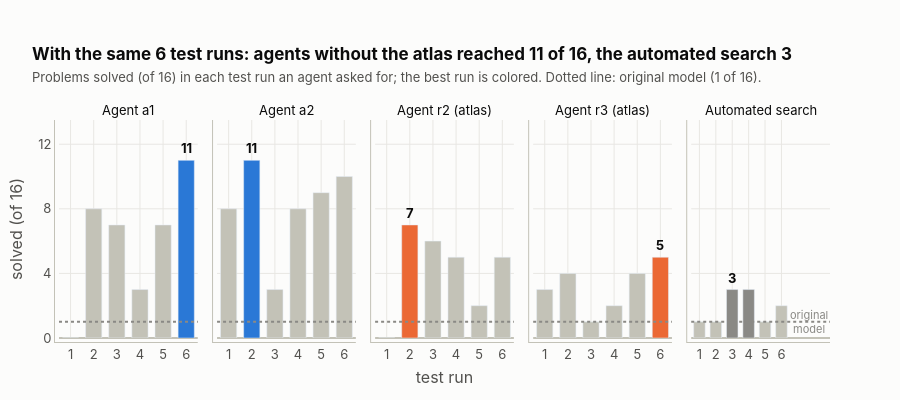

Write notebook code for a chart like this one.
### Markdown cell above
## 8. What the agents actually did in their ~2 hours

Each bar is one real test run that a searcher asked for: the edited model on 16 practice problems. Every searcher had
6 test runs. The automated search had exactly the same budget and the same feedback.

### Code cell
RUNS = [("a1", "Agent a1", BLUE), ("a2", "Agent a2", BLUE), ("r2", "Agent r2 (atlas)", ORANGE),
        ("r3", "Agent r3 (atlas)", ORANGE), ("naive", "Automated search", GRAY)]
fig = make_subplots(rows=1, cols=5, shared_yaxes=True, horizontal_spacing=0.025, subplot_titles=[r[1] for r in RUNS])
for c, (run, name, col) in enumerate(RUNS, start=1):
    probes, gens = ledger(run), ledger(run, "gen_ledger")
    t0 = datetime.fromisoformat(probes[0]["ts"]) if probes else datetime.fromisoformat(gens[0]["ts"])
    k = [round(g["acc"] * 16) for g in gens]
    best = max(k)
    fig.add_bar(x=list(range(1, len(k) + 1)), y=k, marker_color=[col if v == best else LIGHTGRAY for v in k], showlegend=False,
                customdata=[[name, round(g["cut"] * 16), (datetime.fromisoformat(g["ts"]) - t0).total_seconds() / 60] for g in gens],
                hovertemplate="<b>%{customdata[0]}</b>, test run %{x} of 6 (minute %{customdata[2]:.0f})<br>solved %{y} of 16 · ran out of space on %{customdata[1]} of 16<extra></extra>",
                row=1, col=c)
    fig.add_annotation(x=k.index(best) + 1, y=best, text=f"<b>{best}</b>", showarrow=False, yshift=12, font=dict(color=INK, size=13), row=1, col=c)
    fig.add_hline(y=1, line_dash="dot", line_color=GRAY, row=1, col=c)
    fig.update_xaxes(tickvals=list(range(1, 7)), title="test run" if c == 3 else None, row=1, col=c)
fig.add_annotation(x=6.4, y=1, xref="x5", yref="y", text="original<br>model", showarrow=False, xanchor="left", font=dict(color=GRAY, size=11))
style(fig, 400, "With the same 6 test runs: agents without the atlas reached 11 of 16, the automated search 3",
      "Problems solved (of 16) in each test run an agent asked for; the best run is colored. Dotted line: original model (1 of 16).")
fig.update_yaxes(range=[0, 13.5], dtick=4)
fig.update_yaxes(title="solved (of 16)", row=1, col=1)
fig.update_layout(bargap=0.3, margin=dict(r=70))
for a in fig.layout.annotations[:5]:
    a.font = dict(size=13, color=INK)
show(fig)

### Figure 1 — Plotly figure (JSON) as saved in the notebook; plotly's stock layout.template omitted (floating-point values rounded to 4 significant figures)
{"data": [{"customdata": [["Agent a1", 16, 21.35], ["Agent a1", 5, 37.55], ["Agent a1", 0, 52.92], ["Agent a1", 13, 65.67], ["Agent a1", 8, 85.8], ["Agent a1", 2, 120.9]], "hovertemplate": "<b>%{customdata[0]}</b>, test run %{x} of 6 (minute %{customdata[2]:.0f})<br>solved %{y} of 16 · ran out of space on %{customdata[1]} of 16<extra></extra>", "marker": {"color": ["#c3c2b7", "#c3c2b7", "#c3c2b7", "#c3c2b7", "#c3c2b7", "#2a78d6"]}, "showlegend": false, "type": "bar", "x": [1, 2, 3, 4, 5, 6], "xaxis": "x", "y": [0, 8, 7, 3, 7, 11], "yaxis": "y"}, {"customdata": [["Agent a2", 8, 32.12], ["Agent a2", 1, 44.93], ["Agent a2", 13, 58.63], ["Agent a2", 5, 72.0], ["Agent a2", 3, 96.52], ["Agent a2", 1, 117.7]], "hovertemplate": "<b>%{customdata[0]}</b>, test run %{x} of 6 (minute %{customdata[2]:.0f})<br>solved %{y} of 16 · ran out of space on %{customdata[1]} of 16<extra></extra>", "marker": {"color": ["#c3c2b7", "#2a78d6", "#c3c2b7", "#c3c2b7", "#c3c2b7", "#c3c2b7"]}, "showlegend": false, "type": "bar", "x": [1, 2, 3, 4, 5, 6], "xaxis": "x2", "y": [8, 11, 3, 8, 9, 10], "yaxis": "y2"}, {"customdata": [["Agent r2 (atlas)", 16, 46.42], ["Agent r2 (atlas)", 7, 74.23], ["Agent r2 (atlas)", 10, 98.62], ["Agent r2 (atlas)", 10, 113.5], ["Agent r2 (atlas)", 12, 131.4], ["Agent r2 (atlas)", 9, 141.9]], "hovertemplate": "<b>%{customdata[0]}</b>, test run %{x} of 6 (minute %{customdata[2]:.0f})<br>solved %{y} of 16 · ran out of space on %{customdata[1]} of 16<extra></extra>", "marker": {"color": ["#c3c2b7", "#eb6834", "#c3c2b7", "#c3c2b7", "#c3c2b7", "#c3c2b7"]}, "showlegend": false, "type": "bar", "x": [1, 2, 3, 4, 5, 6], "xaxis": "x3", "y": [0, 7, 6, 5, 2, 5], "yaxis": "y3"}, {"customdata": [["Agent r3 (atlas)", 13, 18.47], ["Agent r3 (atlas)", 12, 84.83], ["Agent r3 (atlas)", 15, 109.8], ["Agent r3 (atlas)", 14, 129.9], ["Agent r3 (atlas)", 11, 140.6], ["Agent r3 (atlas)", 11, 154.6]], "hovertemplate": "<b>%{customdata[0]}</b>, test run %{x} of 6 (minute %{customdata[2]:.0f})<br>solved %{y} of 16 · ran out of space on %{customdata[1]} of 16<extra></extra>", "marker": {"color": ["#c3c2b7", "#c3c2b7", "#c3c2b7", "#c3c2b7", "#c3c2b7", "#eb6834"]}, "showlegend": false, "type": "bar", "x": [1, 2, 3, 4, 5, 6], "xaxis": "x4", "y": [3, 4, 1, 2, 4, 5], "yaxis": "y4"}, {"customdata": [["Automated search", 15, 44.6], ["Automated search", 15, 55.37], ["Automated search", 14, 65.82], ["Automated search", 14, 77.38], ["Automated search", 16, 87.65], ["Automated search", 14, 97.92]], "hovertemplate": "<b>%{customdata[0]}</b>, test run %{x} of 6 (minute %{customdata[2]:.0f})<br>solved %{y} of 16 · ran out of space on %{customdata[1]} of 16<extra></extra>", "marker": {"color": ["#c3c2b7", "#c3c2b7", "#8a8985", "#8a8985", "#c3c2b7", "#c3c2b7"]}, "showlegend": false, "type": "bar", "x": [1, 2, 3, 4, 5, 6], "xaxis": "x5", "y": [1, 1, 3, 3, 1, 2], "yaxis": "y5"}], "layout": {"annotations": [{"font": {"color": "#0b0b0b", "size": 13}, "showarrow": false, "text": "Agent a1", "x": 0.09, "xanchor": "center", "xref": "paper", "y": 1.0, "yanchor": "bottom", "yref": "paper"}, {"font": {"color": "#0b0b0b", "size": 13}, "showarrow": false, "text": "Agent a2", "x": 0.295, "xanchor": "center", "xref": "paper", "y": 1.0, "yanchor": "bottom", "yref": "paper"}, {"font": {"color": "#0b0b0b", "size": 13}, "showarrow": false, "text": "Agent r2 (atlas)", "x": 0.5, "xanchor": "center", "xref": "paper", "y": 1.0, "yanchor": "bottom", "yref": "paper"}, {"font": {"color": "#0b0b0b", "size": 13}, "showarrow": false, "text": "Agent r3 (atlas)", "x": 0.705, "xanchor": "center", "xref": "paper", "y": 1.0, "yanchor": "bottom", "yref": "paper"}, {"font": {"color": "#0b0b0b", "size": 13}, "showarrow": false, "text": "Automated search", "x": 0.91, "xanchor": "center", "xref": "paper", "y": 1.0, "yanchor": "bottom", "yref": "paper"}, {"font": {"color": "#0b0b0b", "size": 13}, "showarrow": false, "text": "<b>11</b>", "x": 6, "xref": "x", "y": 11, "yref": "y", "yshift": 12}, {"font": {"color": "#0b0b0b", "size": 13}, "showarrow": false, "text": "<b>11</b>", "x": 2, "xref": "x2", "y": 11, "yref": "y2", "yshift": 12}, {"font": {"color": "#0b0b0b", "size": 13}, "showarrow": false, "text": "<b>7</b>", "x": 2, "xref": "x3", "y": 7, "yref": "y3", "yshift": 12}, {"font": {"color": "#0b0b0b", "size": 13}, "showarrow": false, "text": "<b>5</b>", "x": 6, "xref": "x4", "y": 5, "yref": "y4", "yshift": 12}, {"font": {"color": "#0b0b0b", "size": 13}, "showarrow": false, "text": "<b>3</b>", "x": 3, "xref": "x5", "y": 3, "yref": "y5", "yshift": 12}, {"font": {"color": "#8a8985", "size": 11}, "showarrow": false, "text": "original<br>model", "x": 6.4, "xanchor": "left", "xref": "x5", "y": 1, "yref": "y"}], "bargap": 0.3, "font": {"color": "#52514e", "family": "Inter, Helvetica, Arial, sans-serif", "size": 13}, "height": 400, "hoverlabel": {"align": "left", "bgcolor": "white", "bordercolor": "#c3c2b7", "font": {"color": "#0b0b0b", "size": 13}}, "legend": {"font": {"color": "#52514e"}, "orientation": "h", "x": 0, "xref": "paper", "y": -0.18}, "margin": {"b": 48, "l": 40, "pad": 4, "r": 70, "t": 120}, "paper_bgcolor": "#fcfcfb", "plot_bgcolor": "#fcfcfb", "shapes": [{"line": {"color": "#8a8985", "dash": "dot"}, "type": "line", "x0": 0, "x1": 1, "xref": "x domain", "y0": 1, "y1": 1, "yref": "y"}, {"line": {"color": "#8a8985", "dash": "dot"}, "type": "line", "x0": 0, "x1": 1, "xref": "x2 domain", "y0": 1, "y1": 1, "yref": "y2"}, {"line": {"color": "#8a8985", "dash": "dot"}, "type": "line", "x0": 0, "x1": 1, "xref": "x3 domain", "y0": 1, "y1": 1, "yref": "y3"}, {"line": {"color": "#8a8985", "dash": "dot"}, "type": "line", "x0": 0, "x1": 1, "xref": "x4 domain", "y0": 1, "y1": 1, "yref": "y4"}, {"line": {"color": "#8a8985", "dash": "dot"}, "type": "line", "x0": 0, "x1": 1, "xref": "x5 domain", "y0": 1, "y1": 1, "yref": "y5"}], "title": {"font": {"color": "#0b0b0b", "size": 17}, "pad": {"l": 32, "t": 8}, "text": "<b>With the same 6 test runs: agents without the atlas reached 11 of 16, the automated search 3</b><br><span style='font-size:13px;color:#52514e'>Problems solved (of 16) in each test run an agent asked for; the best run is colored. Dotted line: original model (1 of 16).</span>", "x": 0, "xanchor": "left", "xref": "container"}, "xaxis": {"anchor": "y", "domain": [0.0, 0.18], "gridcolor": "#e8e7e3", "linecolor": "#c3c2b7", "tickfont": {"color": "#52514e"}, "tickvals": [1, 2, 3, 4, 5, 6], "title": {}, "zerolinecolor": "#c3c2b7"}, "xaxis2": {"anchor": "y2", "domain": [0.205, 0.385], "gridcolor": "#e8e7e3", "linecolor": "#c3c2b7", "tickfont": {"color": "#52514e"}, "tickvals": [1, 2, 3, 4, 5, 6], "title": {}, "zerolinecolor": "#c3c2b7"}, "xaxis3": {"anchor": "y3", "domain": [0.41, 0.59], "gridcolor": "#e8e7e3", "linecolor": "#c3c2b7", "tickfont": {"color": "#52514e"}, "tickvals": [1, 2, 3, 4, 5, 6], "title": {"text": "test run"}, "zerolinecolor": "#c3c2b7"}, "xaxis4": {"anchor": "y4", "domain": [0.615, 0.795], "gridcolor": "#e8e7e3", "linecolor": "#c3c2b7", "tickfont": {"color": "#52514e"}, "tickvals": [1, 2, 3, 4, 5, 6], "title": {}, "zerolinecolor": "#c3c2b7"}, "xaxis5": {"anchor": "y5", "domain": [0.82, 1.0], "gridcolor": "#e8e7e3", "linecolor": "#c3c2b7", "tickfont": {"color": "#52514e"}, "tickvals": [1, 2, 3, 4, 5, 6], "title": {}, "zerolinecolor": "#c3c2b7"}, "yaxis": {"anchor": "x", "domain": [0.0, 1.0], "dtick": 4, "gridcolor": "#e8e7e3", "linecolor": "#c3c2b7", "range": [0, 13.5], "tickfont": {"color": "#52514e"}, "title": {"text": "solved (of 16)"}, "zerolinecolor": "#c3c2b7"}, "yaxis2": {"anchor": "x2", "domain": [0.0, 1.0], "dtick": 4, "gridcolor": "#e8e7e3", "linecolor": "#c3c2b7", "matches": "y", "range": [0, 13.5], "showticklabels": false, "tickfont": {"color": "#52514e"}, "zerolinecolor": "#c3c2b7"}, "yaxis3": {"anchor": "x3", "domain": [0.0, 1.0], "dtick": 4, "gridcolor": "#e8e7e3", "linecolor": "#c3c2b7", "matches": "y", "range": [0, 13.5], "showticklabels": false, "tickfont": {"color": "#52514e"}, "zerolinecolor": "#c3c2b7"}, "yaxis4": {"anchor": "x4", "domain": [0.0, 1.0], "dtick": 4, "gridcolor": "#e8e7e3", "linecolor": "#c3c2b7", "matches": "y", "range": [0, 13.5], "showticklabels": false, "tickfont": {"color": "#52514e"}, "zerolinecolor": "#c3c2b7"}, "yaxis5": {"anchor": "x5", "domain": [0.0, 1.0], "dtick": 4, "gridcolor": "#e8e7e3", "linecolor": "#c3c2b7", "matches": "y", "range": [0, 13.5], "showticklabels": false, "tickfont": {"color": "#52514e"}, "zerolinecolor": "#c3c2b7"}}}
